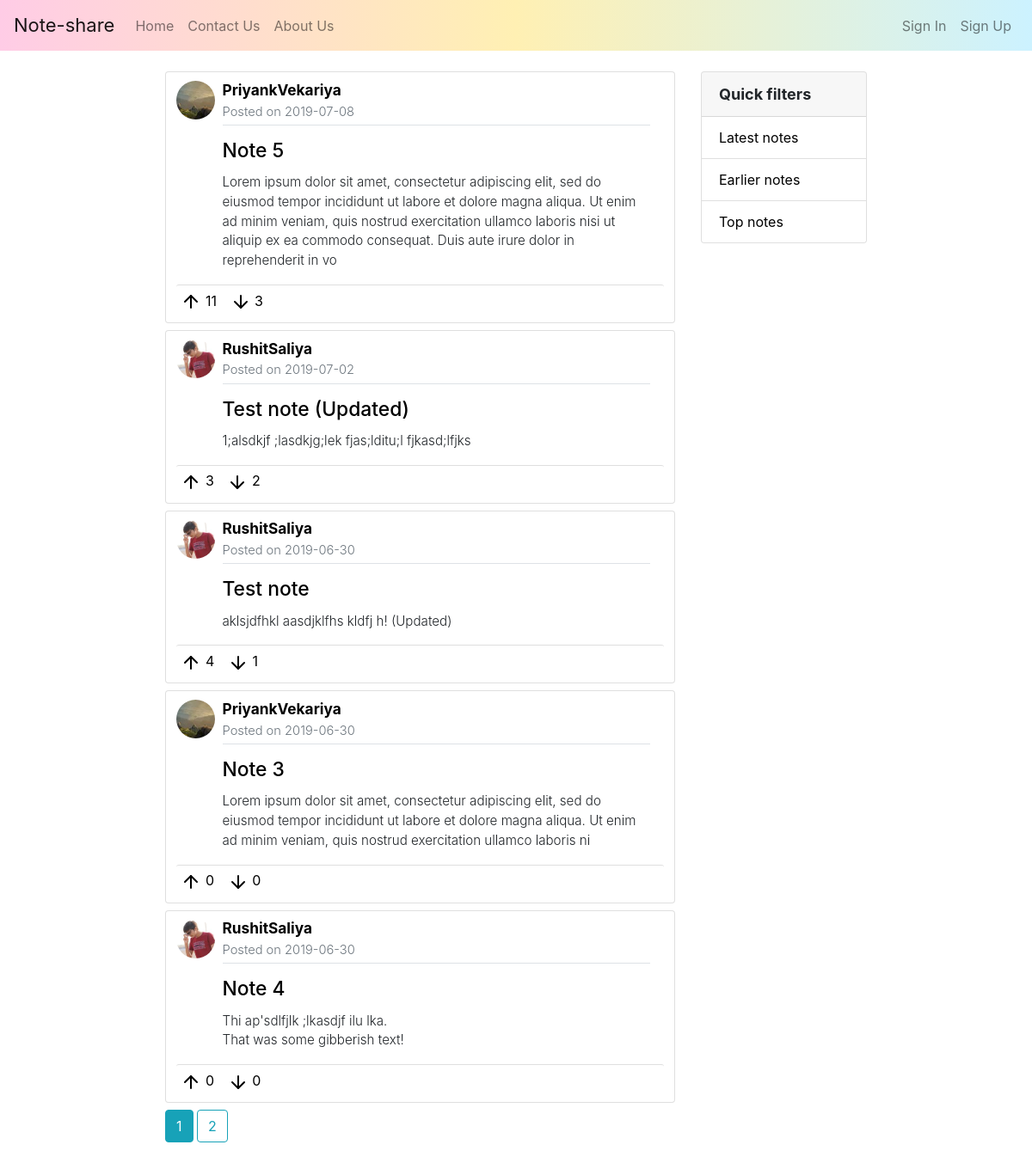
Page /home on the earlier database version.
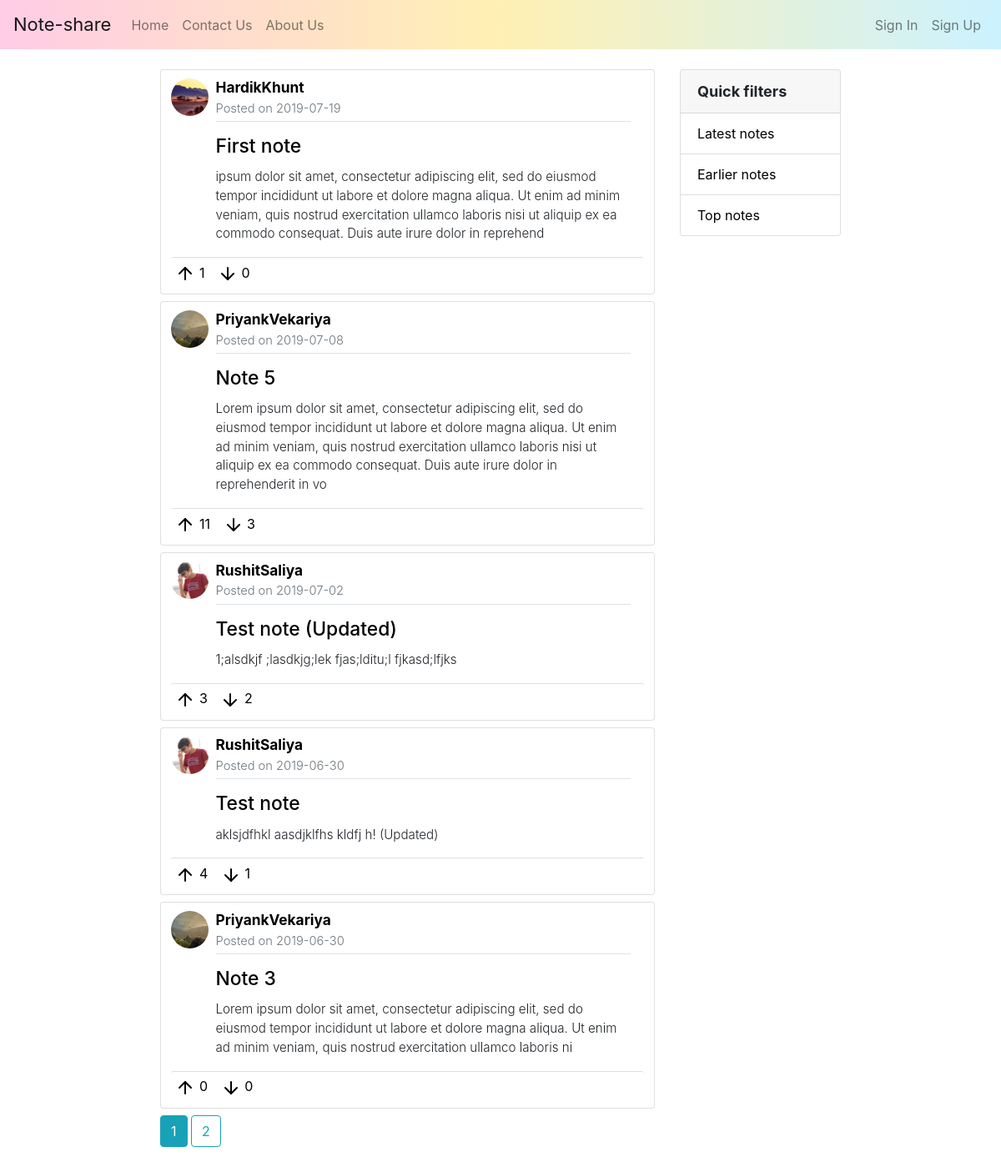
Same page on the later database version.
### noteshare/models.py (models this page shows, shortened)
class Note(db.Model):
    id = db.Column(db.Integer, primary_key=True)
    title = db.Column(db.String(100), nullable=False)
    date_posted = db.Column(db.DateTime, nullable=False, default=datetime.utcnow)
    content = db.Column(db.Text, nullable=False)
    content_image = db.Column(db.String(20), nullable=True)
    ups = db.Column(db.Integer, nullable=False, default=0)
    downs = db.Column(db.Integer, nullable=False, default=0)
    user_id = db.Column(db.Integer, db.ForeignKey('user.id'), nullable=False)

class User(db.Model, UserMixin):
    id = db.Column(db.Integer, primary_key=True)
    username = db.Column(db.String(20), unique=True, nullable=False)
    email = db.Column(db.String(100), unique=True, nullable=False)
    image_file = db.Column(db.String(20), nullable=False, default='default.jpg')
    password = db.Column(db.String(50), nullable=False)
    notes = db.relationship('Note', backref='author', lazy=True)

### noteshare/main/routes.py (the view)
@main.route('/home', methods=['GET'])
def home():
    page = request.args.get('page', 1, type=int)
    filter = request.args.get('filter', None)
    if filter is None:
        notes = Note.query.order_by(Note.date_posted.desc()).paginate(page=page, per_page=5)
    elif filter == "latest":
        notes = Note.query.order_by(Note.date_posted.desc()).paginate(page=page, per_page=5)
    elif filter == "earlier":
        notes = Note.query.order_by(Note.date_posted.asc()).paginate(page=page, per_page=5)
    elif filter == "top":
        notes = Note.query.order_by(Note.ups.desc()).paginate(page=page, per_page=5)
    return render_template('home.html', title='Home', notes=notes)

### noteshare/templates/home.html
{% extends "layout.html" %}
{% block content %}
    {% set filter=request.args.get('filter') %}
    <div class="col-md-8 col-pl-16">
        {% for note in notes.items %}
            <div class="card mb-md-2">
                <div class="card-body">
                    <div class="row">
                        <div class="col-md-2 pr-3" style="max-width: 11.5%; padding-top: 0.7%;">
                            <div class="note-header">
                                <img class="note-author-img" src="{{ url_for('static', filename='Profile-pictures/' + note.author.image_file) }}" alt="Author's Profile-photo">
                            </div>
                        </div>
                        <div class="col-md-10 pl-0 pr-0" style="max-width: 88.5%;">
                            <div class="note-header">
                                <a class="anchor-note-username" href="{{ url_for('notes.user_notes', username=note.author.username) }}">
                                    <strong>{{ note.author.username }}</strong>
                                    <div  class="text-muted mb-1" style="font-size: 85%;">
                                        Posted on {{ note.date_posted.strftime('%Y-%m-%d') }}
                                    </div>
                                    <div class="border-bottom mb-3"></div>
                                </a>
                                <a class="anchor-note-update" href="{{ url_for('notes.note', note_id=note.id) }}">
                                        <h5 class="card-title note-title">{{ note.title }}</h5>
                                </a>
                                <p style="white-space: pre-line; font-size: 79%;">{{ note.content }}</p>
                            </div>
                        </div>
                    </div>
                    <div class="row">
                        <div class="col-md-12">
                            <div class="card-header note-action">
                                <a class="note-action-btn" href="{{ url_for('notes.up_note', note_id=note.id) }}"><img src="{{ url_for('static', filename='Icons/arrow-up.svg') }}" alt="Like"> {{ note.ups }} </a>
                                <a class="note-action-btn" href="{{ url_for('notes.down_note', note_id=note.id) }}"><img src="{{ url_for('static', filename='Icons/arrow-down.svg') }}" alt="Dislike"> {{ note.downs }} </a>
                            </div>
                        </div>
                    </div>
                </div>
            </div>
        {% endfor %}
        {% for page_num in notes.iter_pages(left_edge=1, right_edge=1, left_current=1, right_current=2) %}
            {% if page_num %}
                {% if notes.page == page_num %}
                    <a class="btn btn-info mb-4" href="{{ url_for('main.home', page=page_num, filter=filter) }}">{{ page_num }}</a>
                {% else %}
                    <a class="btn btn-outline-info mb-4" href="{{ url_for('main.home', page=page_num, filter=filter) }}">{{ page_num }}</a>
                {% endif %}
            {% else %}
                ...
            {% endif %}
        {% endfor %}
    </div>
    <div class="col-md-4 col-pr-16">
        <div class="card">
            <div class="card-header" style="font-size: 18px;"><strong>Quick filters</strong></div>
            <ul class="list-group list-group-flush">
                <li class="list-group-item"><a href="{{ url_for('main.home', filter='latest') }}" class="sidebar-link">Latest notes</a></li>
                <li class="list-group-item"><a href="{{ url_for('main.home', filter='earlier') }}"
                class="sidebar-link">Earlier notes</a></li>
                <li class="list-group-item"><a href="{{ url_for('main.home', filter='top') }}" class="sidebar-link">Top notes</a></li>
            </ul>
        </div>
    </div>
{% endblock content %}

### noteshare/templates/layout.html (shortened to what this page needs)
<!DOCTYPE html>
<html>
    <head>
        <link rel="stylesheet" type="text/css" href="{{ url_for('static', filename='Bootstrap-4/css/bootstrap-grid.min.css') }}">
        <link rel="stylesheet" type="text/css" href="{{ url_for('static', filename='Bootstrap-4/css/bootstrap.min.css') }}">
        <link rel="stylesheet" type="text/css" href="{{ url_for('static', filename='stylesheet.css') }}">
    </head>
    <body>
        <div class="container-fluid">
            <div class="row">
                <nav class="navbar navbar-expand-md navbar-light bg-light">
                    <a class="navbar-brand" href="{{ url_for('main.home') }}">Note-share</a>
                    <div class="navbar-collapse collapse w-100 order-1 order-md-0 dual-collapse2">
                        <ul class="navbar-nav mr-auto">
                            {% if current_user.is_authenticated %}
                                <li class="nav-item">
                                    <a class="nav-link" href="{{ url_for('main.home') }}">Home</a>
                                </li>
                                <li class="nav-item">
                                    <a class="nav-link" href="{{ url_for('notes.new_note') }}">New Note</a>
                                </li>
                                <li class="nav-item">
                                    <a class="nav-link" href="#">New group</a>
                                </li>
                            {% else %}
                                <li class="nav-item">
                                    <a class="nav-link" href="{{ url_for('main.home') }}">Home</a>
                                </li>
                                <li class="nav-item">
                                    <a class="nav-link" href="#">Contact Us</a>
                                </li>
                                <li class="nav-item">
                                    <a class="nav-link" href="#">About Us</a>
                                </li>
                            {% endif %}
                        </ul>
                    </div>
                    <div class="navbar-collapse collapse w-100 order-3 dual-collapse2">
                        <ul class="navbar-nav ml-auto">
                            {% if current_user.is_authenticated %}
                                <li class="nav-item">
                                    <div class="dropdown" style="float: right;">
                                        <img class="rounded-circle profile-dropdown mr-1 mt-1 mb-1" src="{{ url_for('static', filename='Profile-pictures/' + current_user.image_file) }}">
                                        <div class="dropdown-content">
                                            <span class="border-bottom">
                                                Signed in as</br><strong>{{ current_user.username }}</strong>
                                            </span>
                                            <a href="{{ url_for('users.account') }}">Account</a>
                                            <a href="{{ url_for('notes.user_notes', username=current_user.username) }}">Notes</a>
                                            <a class="border-bottom" href="#">Groups</a>
                                            <a href="{{ url_for('users.logout') }}">Logout</a>
                                        </div>
                                    </div>
                                </li>
                            {% else %}
                                <li class="nav-item">
                                    <a class="nav-link" href="{{ url_for('users.login') }}">Sign In</a>
                                </li>
                                <li class="nav-item">
                                    <a class="nav-link" href="{{ url_for('users.register') }}">Sign Up</a>
                                </li>
                            {% endif %}
                        </ul>
                    </div>
                </nav>
            </div>
            <div class="row">
                <div class="col-md-8 col-pl-16">
                </div>
                {% block content %}{% endblock %}
            </div>
        </div>
    </body>
</html>

### noteshare/static/stylesheet.css (style rules this page uses)
.navbar.bg-light { width: 100%; background: linear-gradient(to right, #ffcce6, #fff0b3, #ccf2ff)!important; }
.navbar-light .navbar-brand, .navbar-light .navbar-nav .active>.nav-link, .navbar-light .navbar-nav .nav-link:focus { font-size: 16px; }
.navbar-light .navbar-brand { font-size: 22px; }
.note-action { border-top: 1px solid rgba(0,0,0,.125); border-bottom: none; padding: 1%; background-color: #fff; }
.card-title { font-size: 16px; }
.note-action-btn, .note-action-btn:hover { margin-right: 2%; text-decoration: none; color: #000; }
.col-pl-16 { padding-top: 1%; padding-left: 16%; }
.col-pr-16 { padding-top: 1%; padding-right: 16%; }
.sidebar-link { text-decoration: none; color: #000; }
.note-header { font-size: 120%; font-weight: 350; }
.note-title { font-size: 170%; font-weight: 500; }
.note-author-img { border-radius: 50%; object-fit: cover; height: 45px; width: 45px; }
.anchor-note-update { text-decoration: none; color: #000; font-size: 70%; }
.anchor-note-username { text-decoration: none; color: #000; font-size: 90%; }
.card-body { padding: 1% 2% 1% 2%; }

Differences in the rows shown:
no longer on this page (row edited): Note: image_file (picture), author.username "RushitSaliya", date_posted "2019-06-30", title "Note 4", content "Thi ap'sdlfjlk ;lkasdjf ilu lka. That was some gibberish text!", ups "0", downs "0"
added Note: image_file (picture), author.username "HardikKhunt", date_posted "2019-07-19", title "First note", content "ipsum dolor sit amet, consectetur adipiscing elit, sed do eiusmod tempor incididunt ut labore et dolore magna aliqua. Ut enim ad minim veniam, quis nostrud exercitation ullamco laboris nisi ut aliquip ex ea commodo consequat. Duis aute irure dolor in reprehend", ups "1", downs "0"
